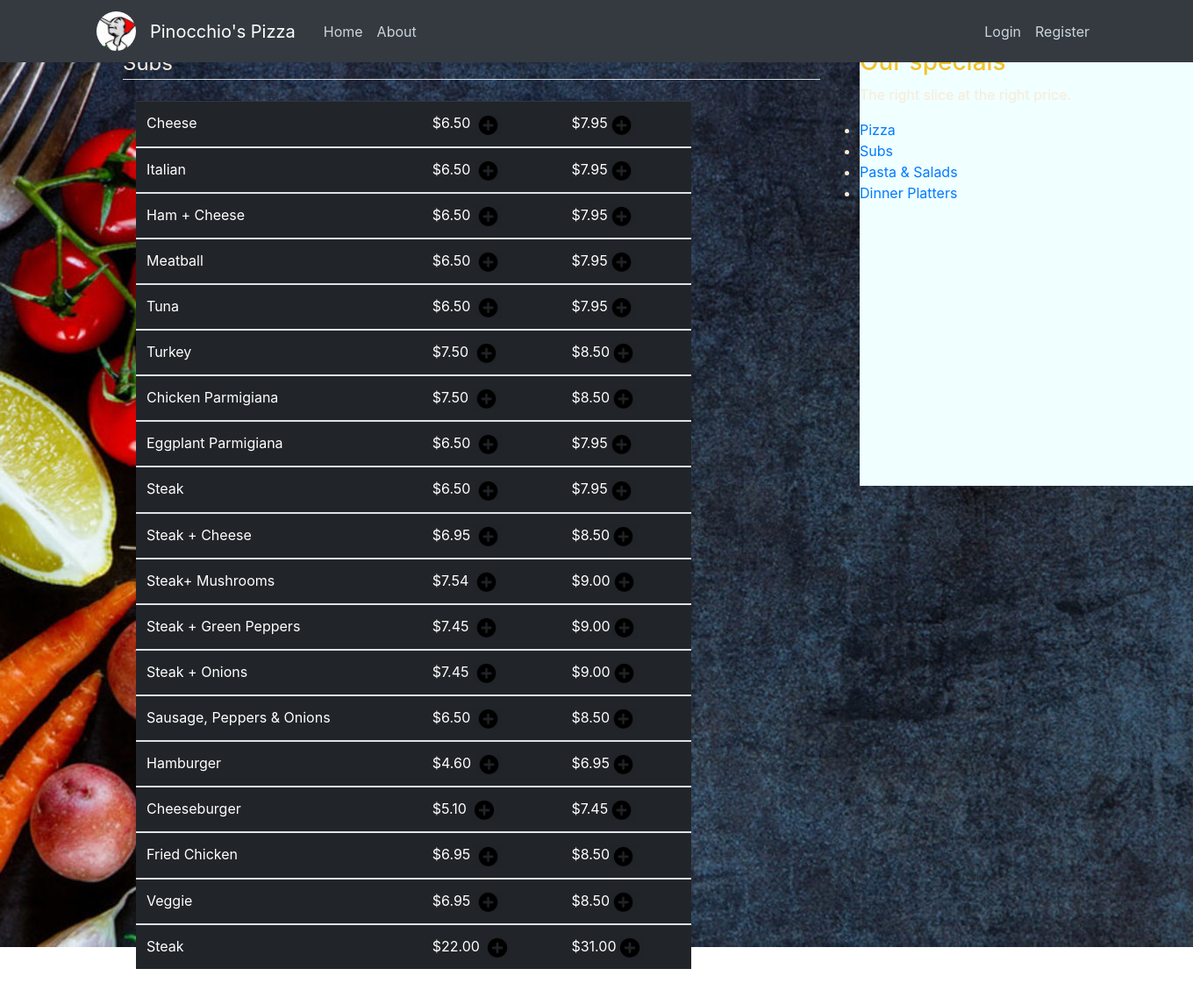
Page /sub/ on the committed database.
### orders/models.py (models this page shows, shortened)
class Sub(models.Model):
    name = models.CharField(max_length=40)
    small=models.DecimalField(help_text="Price in U$S",max_digits=4, decimal_places=2)
    large=models.DecimalField(help_text="Price in U$S",max_digits=4, decimal_places=2)

### orders/views.py (the view)
# urls.py: path('sub/', views.menu1,name='sub'),
def menu1(request):
    context = {
        "subs": Sub.objects.all(),
    }
    return render(request, "orders/sub.html",context)

### orders/templates/orders/sub.html (shortened to what this page needs)
{% extends "orders/base.html" %}
{% load static %}
{% block content%}
    <div>
        <div class="container">
            <legend class="border-bottom mb-4">Subs</legend>
            {% with category="Subs" %}
                <div class="col-md-10">
                    <table class="table table-dark table-hover">
                        {% for sub in subs %}
                        <tbody>
                            <tr>
                            <td> {{ sub.name }}</td>
                            {% with size="small"%}<td>${{sub.small}}<a href="{% url 'add' category size sub.name sub.small %}"> <img class='plus' height="25"  src="{% static "images/plusimg.png" %}"></a></td>{% endwith %}
                            {% with size="large"%}<td> ${{ sub.large }}<a href="{% url 'add'  category  size sub.name sub.large %}"><img class='plus' height="25"  src="{% static "images/plusimg.png" %}"></a></td>{% endwith %}
                            </tr>
                        {% endfor %}
                        </tbody>
                        </table>
                </div>
            {% endwith %}
        </div>
    </div>
{% endblock content %}

### orders/templates/orders/base.html (shortened to what this page needs)
{% load static %}
<!DOCTYPE html>
<html lang="en">
<head>
    <link rel="stylesheet" href="https://maxcdn.bootstrapcdn.com/bootstrap/4.0.0/css/bootstrap.min.css">
    <link rel="stylesheet"  href="{% static 'orders/main.css' %}" type="text/css" >
</head>
<header class="site-header">
    <nav class="navbar navbar-expand navbar-dark bg-dark fixed-top">
      <div class="container">
        <a href="{% url 'home' %}" class="navbar-brand">
          <img src="{% static "images/pin.jpg" %}" class="rounded-circle" height="45" alt="Pinocchio's Pizza">
      </a>
        <a class="navbar-brand mr-4" href="{% url 'home' %}">Pinocchio's Pizza</a>
        <div class="collapse navbar-collapse" id="navbarToggle">
          <div class="navbar-nav mr-auto">
            <a class="nav-item nav-link" href="{% url 'home' %}">Home </a>
            <a class="nav-item nav-link" href="{% url 'about' %}">About</a>
          </div>
          <div class="navbar-nav">
            {% if user.is_authenticated %}
              {% if user.is_superuser %}
                <a class="nav-item nav-link" href="{% url 'order_placed' %}"> <img src="{% static "images/survey.png" %}" height="35" alt="Owner list"></a>
              {% else %}
                <a class="nav-item nav-link" href="{% url 'MyCart' user.username %}"> <img src="{% static "images/cart.png" %}" height="35" alt="User order"></a>
              {% endif%}
              <a class="nav-item nav-link" href="{% url 'menu' %}">Menu-Card</a>
              <a class="nav-item nav-link" href="{% url 'logout' %}">Logout</a>
            {% else %}
              <a class="nav-item nav-link" href="{% url 'login' %}">Login</a>
              <a class="nav-item nav-link" href="{% url 'register' %}">Register</a>
            {%endif%}
          </div>
        </div>
      </div>
    </nav>
  </header>
<body id="bg" style="background-image: url('{% static "images/bgfood.jpg" %}' ); ">
  <main role="main" class="container">
    <div class="row">
      <div class="col-md-9">
        {% block content %}{% endblock %}
      </div>
      <div class="col-md-3">
        <div class="menu-list">
          <h3>Our specials</h3>
          <p>The right slice at the right price.
            <ul >
              <li><a href="{% url 'pizza' %}">Pizza</a></li>
              <li><a href="{% url 'sub' %}">Subs</a></li>
              <li><a href="{% url 'menu' %}">Pasta & Salads</a></li>
              <li><a href="{% url 'menu' %}">Dinner Platters</a></li>
            </ul>
          </p>
        </div>
      </div>
  </main>
</body>
</html>

### orders/static/orders/main.css (style rules this page uses)
body, html { background-repeat: no-repeat; margin-top: 2%; height: 100%; }
h1, h2, h3, h4, h5, h6 { color: #f1c32c; }
.site-header .navbar-nav .nav-link { color: #cbd5db; }
.menu-list { background-color: azure; width: 450px; height:500px; }

### orders/templates/orders/sub.html (style rules this page uses)
* { margin: 0; padding: 0; }
body { color: antiquewhite; }

### rows in the picture
Sub: name "Cheese", small "6.50", large "7.95"
Sub: name "Italian", small "6.50", large "7.95"
Sub: name "Ham + Cheese", small "6.50", large "7.95"
Sub: name "Meatball", small "6.50", large "7.95"
Sub: name "Tuna", small "6.50", large "7.95"
Sub: name "Turkey", small "7.50", large "8.50"
Sub: name "Chicken Parmigiana", small "7.50", large "8.50"
Sub: name "Eggplant Parmigiana", small "6.50", large "7.95"
Sub: name "Steak", small "6.50", large "7.95"
Sub: name "Steak + Cheese", small "6.95", large "8.50"
Sub: name "Steak+ Mushrooms", small "7.54", large "9.00"
Sub: name "Steak + Green Peppers", small "7.45", large "9.00"
Sub: name "Steak + Onions", small "7.45", large "9.00"
Sub: name "Sausage, Peppers & Onions", small "6.50", large "8.50"
Sub: name "Hamburger", small "4.60", large "6.95"
Sub: name "Cheeseburger", small "5.10", large "7.45"
Sub: name "Fried Chicken", small "6.95", large "8.50"
Sub: name "Veggie", small "6.95", large "8.50"
Sub: name "Steak", small "22.00", large "31.00"
